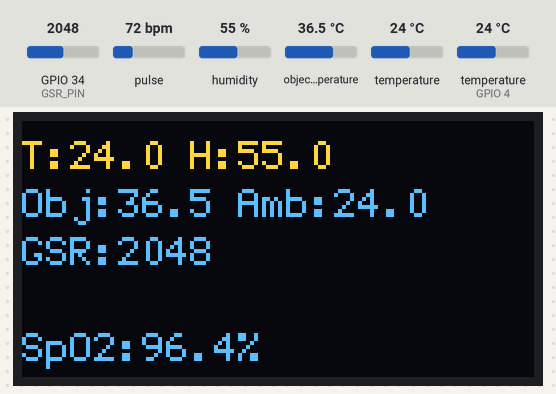
A sketch run on a simulated ESP32. Parts: 128×64 one-colour display. Inputs (shaded band) come from the test bench; at power-on: GPIO 34 (GSR_PIN) = 2048, pulse 72 bpm, humidity 55 %, object temperature 36.5 °C, temperature 24 °C, temperature (sensor on GPIO 4) 24 °C. The OLED is the two-colour kind (top 16 rows yellow); WiFi joins after 1.5 s; servers stay silent unless stated; web services answer with replies made up by the test bench; what the sketch prints to the serial monitor is not drawn.

Above: at 4.8 s.
At 68.1 s:
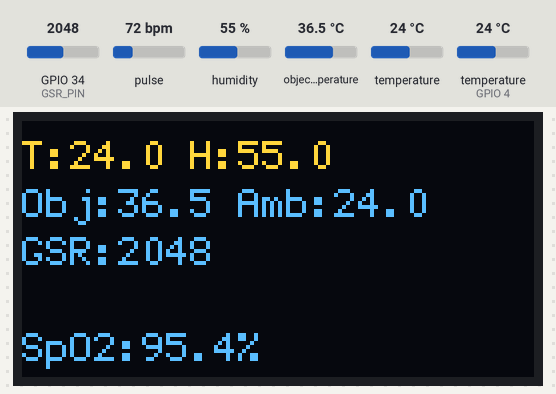

The sketch:

_oled.allsensors1.ino
```cpp
// Sensors: MLX90614, MAX30102, DHT22, GSR
// Display: OLED (SSD1306 or SH1106 via SPI)
// Cloud: ThingSpeak Upload

#include <WiFi.h>
#include <HTTPClient.h>
#include <Wire.h>
#include <SPI.h>
#include <U8g2lib.h>
#include <Adafruit_MLX90614.h>
#include <MAX30105.h>
#include <heartRate.h>
#include <DHT.h>

// --------- Wi-Fi + ThingSpeak ---------
const char* ssid = "Your ssid";
const char* password = "your password";
const char* server = "http://api.thingspeak.com/update";
String apiKey = "Your apikey";
unsigned long channelID = 111111; // your channel ID

// --------- Sensor Pins ----------
#define DHTPIN 4
#define DHTTYPE DHT22
#define GSR_PIN 34  // Analog input

// ---------- OLED ---------------
U8G2_SH1106_128X64_NONAME_F_4W_HW_SPI u8g2(U8G2_R0, 5, 27, 14);

// --------- Sensor Objects ----------
DHT dht(DHTPIN, DHTTYPE);
Adafruit_MLX90614 mlx = Adafruit_MLX90614();
MAX30105 maxSensor;

const byte RATE_SIZE = 4;
byte rates[RATE_SIZE];
byte rateSpot = 0;
long lastBeat = 0;
float beatsPerMinute;
int beatAvg;
float spo2 = 0;

// ------- SpO2 Variables ---------
#define BUFFER_SIZE 50
uint32_t irBuffer[BUFFER_SIZE];
uint32_t redBuffer[BUFFER_SIZE];

void setup() {
  Serial.begin(115200);
  Serial.println("Serial started");

  Wire.begin(21, 22);

  dht.begin();

  if (!mlx.begin()) {
    Serial.println("⚠ MLX90614 not found!");
  } else {
    Serial.println("MLX90614 initialized");
  }

  if (!maxSensor.begin(Wire)) {
    Serial.println("⚠ MAX30102 not found!");
  } else {
    Serial.println("MAX30102 initialized");
    maxSensor.setup();
    maxSensor.setPulseAmplitudeRed(0x3F);
    maxSensor.setPulseAmplitudeIR(0x3F);
  }

  u8g2.begin();
  Serial.println("OLED initialized");

  Serial.println("Connecting to WiFi...");
  WiFi.begin(ssid, password);
  while (WiFi.status() != WL_CONNECTED) {
    delay(500);
    Serial.print(".");
  }
  Serial.println("\nWiFi connected!");
}

void loop() {
  Serial.println("\nReading sensors...");

  float tempDHT = dht.readTemperature();
  float humDHT = dht.readHumidity();
  float tempObj = mlx.readObjectTempC();
  float tempAmb = mlx.readAmbientTempC();
  int gsrValue = analogRead(GSR_PIN);

  Serial.printf("DHT22 → Temp: %.2f, Humidity: %.2f\n", tempDHT, humDHT);
  Serial.printf("MLX90614 → Object: %.2f°C, Ambient: %.2f°C\n", tempObj, tempAmb);
  Serial.printf("GSR Sensor → Value: %d\n", gsrValue);

  long irValue = maxSensor.getIR();
  Serial.printf("MAX30102 IR Value: %ld\n", irValue);

  bool isBeat = checkForBeat(irValue);

  if (isBeat) {
    long now = millis();
    long delta = now - lastBeat;
    lastBeat = now;

    beatsPerMinute = 60.0 / (delta / 1000.0);

    if (beatsPerMinute > 20 && beatsPerMinute < 255) {
      rates[rateSpot++] = (byte)beatsPerMinute;
      rateSpot %= RATE_SIZE;

      beatAvg = 0;
      for (byte x = 0 ; x < RATE_SIZE ; x++)
        beatAvg += rates[x];
      beatAvg /= RATE_SIZE;
    }
  }

  for (int i = 0; i < BUFFER_SIZE; i++) {
    int attempts = 0;
    while (!maxSensor.available() && attempts++ < 10) delay(5);
    redBuffer[i] = maxSensor.getRed();
    irBuffer[i] = maxSensor.getIR();
    maxSensor.nextSample();
  }

  long redAC = 0, irAC = 0;
  long redDC = 0, irDC = 0;

  for (int i = 0; i < BUFFER_SIZE; i++) {
    redDC += redBuffer[i];
    irDC += irBuffer[i];
  }
  redDC /= BUFFER_SIZE;
  irDC /= BUFFER_SIZE;

  for (int i = 0; i < BUFFER_SIZE; i++) {
    redAC += labs((long)redBuffer[i] - redDC);
    irAC += labs((long)irBuffer[i] - irDC);
  }

  float ratio = ((float)redAC / redDC) / ((float)irAC / irDC);
  spo2 = 110.0 - 25.0 * ratio;
  spo2 = constrain(spo2, 0, 100);

  Serial.printf("Heart Rate: %d bpm, SpO2: %.1f%%\n", beatAvg, spo2);

  u8g2.clearBuffer();
  u8g2.setFont(u8g2_font_6x12_tf);
  u8g2.setCursor(0, 12);
  u8g2.printf("T:%.1f H:%.1f", tempDHT, humDHT);
  u8g2.setCursor(0, 24);
  u8g2.printf("Obj:%.1f Amb:%.1f", tempObj, tempAmb);
  u8g2.setCursor(0, 36);
  u8g2.printf("GSR:%d", gsrValue);
  u8g2.setCursor(0, 60);
  u8g2.printf("SpO2:%.1f%%", spo2);
  u8g2.sendBuffer();

  if (WiFi.status() == WL_CONNECTED) {
    Serial.println("Uploading to ThingSpeak...");
    HTTPClient http;
    String url = String(server) + "?api_key=" + apiKey +
                 "&field1=" + String(tempDHT) +
                 "&field2=" + String(humDHT) +
                 "&field3=" + String(tempObj) +
                 "&field4=" + String(tempAmb) +
                 "&field5=" + String(gsrValue) +
                 "&field6=" + String(spo2, 1);


    Serial.println("URL: " + url);
    http.begin(url);
    int httpResponseCode = http.GET();
    if (httpResponseCode > 0) {
      Serial.println("ThingSpeak updated");
    } else {
      Serial.printf("HTTP error: %d\n", httpResponseCode);
    }
    http.end();
  } else {
    Serial.println("WiFi disconnected!");
  }

  delay(60000);
}
```

Measured:
- what the display in image 0 shows lasts 63.4 s, from 4.7 s to 68.1 s
